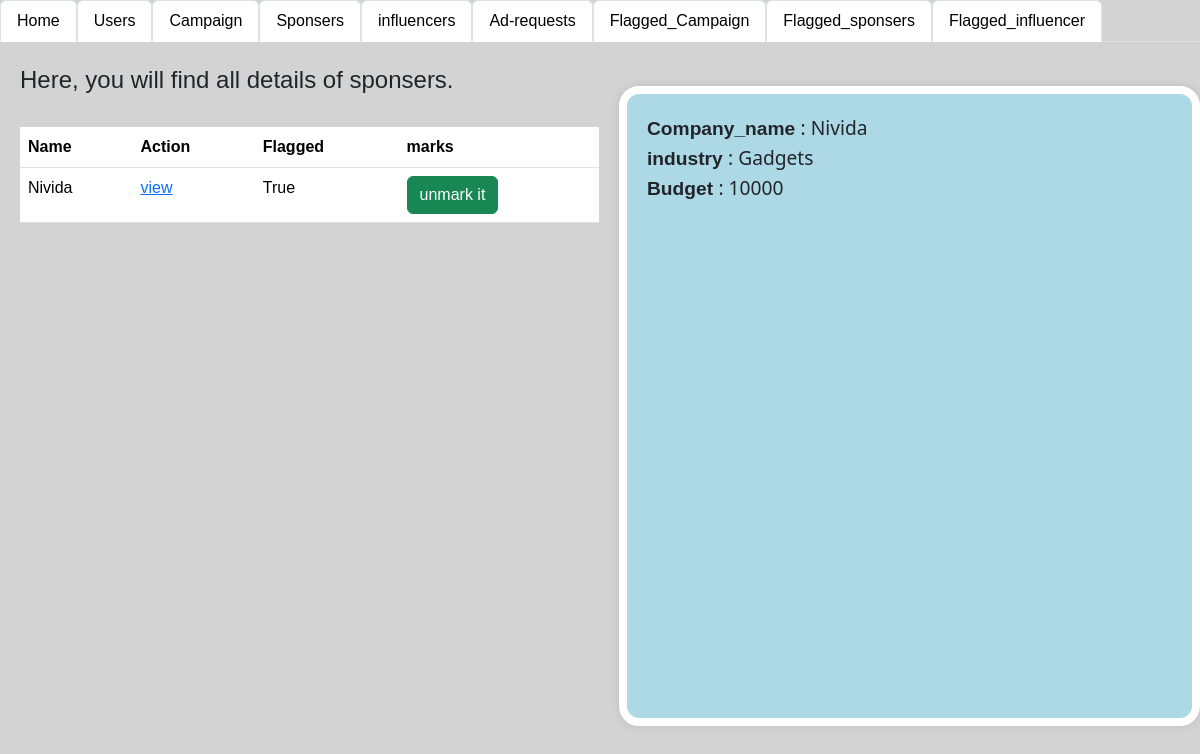
The page /admin_spons_flag/1 on the database as committed earlier.
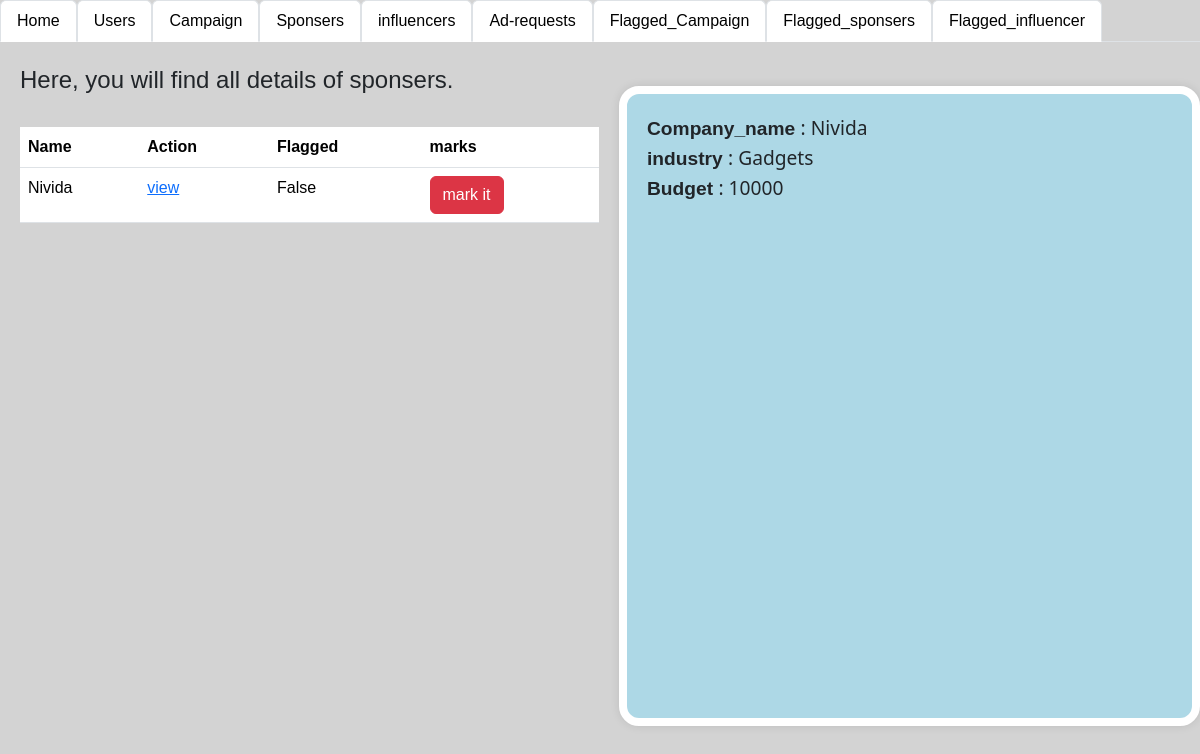
The same page on the database as committed later.
### app.py (models this page shows)
class Sponsers(db.Model):
    __tablename__='sponsers'
    Sponsers_id=db.Column(db.Integer,primary_key=True,autoincrement=True)
    Company_name=db.Column(db.String)
    industry=db.Column(db.String)
    budget=db.Column(db.Integer)
    user_id=db.Column(db.Integer,db.ForeignKey(user.user_id))
    flagged_spons=db.Column(db.Boolean, default=False)

### app.py (the view)
@app.route("/admin_spons_flag/<spons_id>",methods=["GET"])
def admin_spons_flag(spons_id):
    sponsdata=db.session.query(Sponsers).all()
    spons1=db.session.query(Sponsers).filter(Sponsers.Sponsers_id==spons_id).first()
    spons1.flagged_spons=True
    db.session.commit()
    return  render_template("admin_sponsers.html",sponsdata=sponsdata,spons1=spons1)

### templates/admin_sponsers.html (shortened to what this page needs)
<!DOCTYPE html>
<html lang="en">
<head>
    <link rel="stylesheet" href="\static\style.css">
    <link href="https://cdn.jsdelivr.net/npm/bootstrap@5.3.3/dist/css/bootstrap.min.css" rel="stylesheet">
</head>
<body style="background-color: lightgray;">
  <ul class="nav nav-tabs">
    <li class="nav-item">
      <a class="nav-link active" aria-current="page" href="/login">Home</a>
    </li>
    <li class="nav-item">
      <a class="nav-link active" aria-current="page" href="/login_users">Users</a>
    </li>
    <li class="nav-item">
      <a class="nav-link active" aria-current="page" href="/login_camp" >Campaign</a>
    </li>
    <li class="nav-item">
      <a class="nav-link active" aria-current="page" href="/admin_spons" >Sponsers</a>
    </li>
    <li class="nav-item">
        <a class="nav-link active" aria-current="page" href="/admin_info" >influencers</a>
      </li>
      <li class="nav-item">
        <a class="nav-link active" aria-current="page" href="/admin_adreq" >Ad-requests</a>
    </li>
    <li class="nav-item">
      <a class="nav-link active" aria-current="page" href="" >Flagged_Campaign</a>
    </li>
    <li class="nav-item">
      <a class="nav-link active" aria-current="page" href="" >Flagged_sponsers</a>
    </li>
    <li class="nav-item">
      <a class="nav-link active" aria-current="page" href="" >Flagged_influencer</a>
    </li>
  </ul>
  <div class="seperate">
    <div style="width: 50%; margin-left: 20px;">
        <h4>Here, you will find all details of sponsers.</h4><br>
        <table class="table table-hover">
          <tr>
            <th>Name</th>
            <th>Action</th>
            <th>Flagged</th>
            <th>marks</th>
          </tr>
            {% for i in sponsdata %}
          <tr>
            <td>{{i.Company_name}}</td>
            <td><a href="/admin_spons/{{i.Sponsers_id}}">view</a></td>
            <td>{{i.flagged_spons}}</td>
            {% if i.flagged_spons == false %}
            <td><a class="btn btn-danger" href="/admin_spons_flag/{{i.Sponsers_id}}">mark it</a></td>
            {% else %}
            <td><a class="btn btn-success" href="/admin_spons_flag_true/{{i.Sponsers_id}}">unmark it</a></td>
            {% endif %}
        </tr>
            {% endfor %}
        </table>
    </div >
    <div class="admin_camp_details">
     <b> Company_name </b>: {{  spons1.Company_name}}<br>
     <b> industry </b>: {{spons1.industry}}<br>
     <b> Budget </b>: {{spons1.budget}}<br>
    </div>
  </div>
</body>
</html>

Rows that differ between the two databases and show on the page:
changed Sponsers "Nivida": flagged_spons "True" → "False"; flagged_spons "unmark it" → "mark it"
